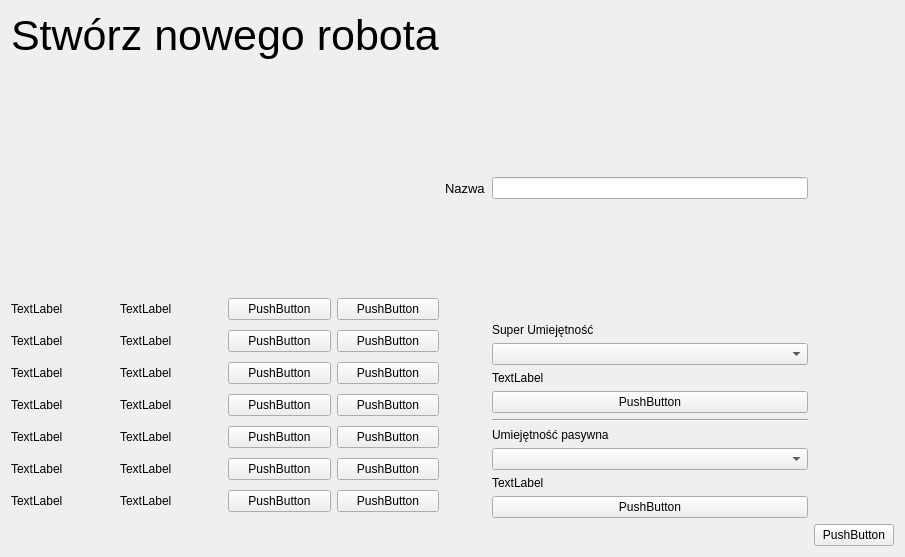
<?xml version="1.0" encoding="UTF-8"?>
<ui version="4.0">
 <class>FormNewRobot</class>
 <widget class="QWidget" name="FormNewRobot">
  <property name="geometry">
   <rect>
    <x>0</x>
    <y>0</y>
    <width>905</width>
    <height>557</height>
   </rect>
  </property>
  <property name="windowTitle">
   <string>Form</string>
  </property>
  <layout class="QGridLayout" name="gridLayout">
   <item row="5" column="2">
    <widget class="QComboBox" name="comboBox"/>
   </item>
   <item row="6" column="2">
    <widget class="QLabel" name="label_18">
     <property name="text">
      <string>TextLabel</string>
     </property>
    </widget>
   </item>
   <item row="12" column="2">
    <widget class="QPushButton" name="pushButton_16">
     <property name="text">
      <string>PushButton</string>
     </property>
    </widget>
   </item>
   <item row="3" column="1">
    <spacer name="verticalSpacer_2">
     <property name="orientation">
      <enum>Qt::Vertical</enum>
     </property>
     <property name="sizeHint" stdset="0">
      <size>
       <width>20</width>
       <height>40</height>
      </size>
     </property>
    </spacer>
   </item>
   <item row="2" column="1">
    <widget class="QLabel" name="label_3">
     <property name="font">
      <font>
       <pointsize>10</pointsize>
      </font>
     </property>
     <property name="text">
      <string>Nazwa</string>
     </property>
    </widget>
   </item>
   <item row="7" column="2">
    <widget class="QPushButton" name="pushButton_15">
     <property name="text">
      <string>PushButton</string>
     </property>
    </widget>
   </item>
   <item row="9" column="2">
    <widget class="QLabel" name="label_20">
     <property name="text">
      <string>Umiejętność pasywna</string>
     </property>
    </widget>
   </item>
   <item row="1" column="2">
    <spacer name="verticalSpacer">
     <property name="orientation">
      <enum>Qt::Vertical</enum>
     </property>
     <property name="sizeHint" stdset="0">
      <size>
       <width>20</width>
       <height>40</height>
      </size>
     </property>
    </spacer>
   </item>
   <item row="8" column="2">
    <widget class="Line" name="line">
     <property name="orientation">
      <enum>Qt::Horizontal</enum>
     </property>
    </widget>
   </item>
   <item row="0" column="0">
    <widget class="QLabel" name="label_2">
     <property name="font">
      <font>
       <pointsize>32</pointsize>
      </font>
     </property>
     <property name="text">
      <string>Stwórz nowego robota</string>
     </property>
    </widget>
   </item>
   <item row="2" column="0">
    <widget class="QLabel" name="label">
     <property name="minimumSize">
      <size>
       <width>200</width>
       <height>200</height>
      </size>
     </property>
     <property name="maximumSize">
      <size>
       <width>200</width>
       <height>200</height>
      </size>
     </property>
     <property name="text">
      <string/>
     </property>
     <property name="pixmap">
      <pixmap>:/images/avatarRobot.png</pixmap>
     </property>
    </widget>
   </item>
   <item row="4" column="2">
    <widget class="QLabel" name="label_21">
     <property name="text">
      <string>Super Umiejętność</string>
     </property>
    </widget>
   </item>
   <item row="2" column="2">
    <widget class="QLineEdit" name="lineEdit"/>
   </item>
   <item row="10" column="2">
    <widget class="QComboBox" name="comboBox_2"/>
   </item>
   <item row="11" column="2">
    <widget class="QLabel" name="label_19">
     <property name="text">
      <string>TextLabel</string>
     </property>
    </widget>
   </item>
   <item row="3" column="0" rowspan="10">
    <layout class="QGridLayout" name="gridLayout_2">
     <item row="6" column="2">
      <widget class="QPushButton" name="pushButton_7">
       <property name="text">
        <string>PushButton</string>
       </property>
      </widget>
     </item>
     <item row="0" column="2">
      <widget class="QPushButton" name="pushButton">
       <property name="text">
        <string>PushButton</string>
       </property>
      </widget>
     </item>
     <item row="6" column="1">
      <widget class="QLabel" name="label_17">
       <property name="text">
        <string>TextLabel</string>
       </property>
      </widget>
     </item>
     <item row="2" column="1">
      <widget class="QLabel" name="label_13">
       <property name="text">
        <string>TextLabel</string>
       </property>
      </widget>
     </item>
     <item row="4" column="2">
      <widget class="QPushButton" name="pushButton_5">
       <property name="text">
        <string>PushButton</string>
       </property>
      </widget>
     </item>
     <item row="3" column="2">
      <widget class="QPushButton" name="pushButton_4">
       <property name="text">
        <string>PushButton</string>
       </property>
      </widget>
     </item>
     <item row="4" column="1">
      <widget class="QLabel" name="label_15">
       <property name="text">
        <string>TextLabel</string>
       </property>
      </widget>
     </item>
     <item row="1" column="2">
      <widget class="QPushButton" name="pushButton_2">
       <property name="text">
        <string>PushButton</string>
       </property>
      </widget>
     </item>
     <item row="5" column="2">
      <widget class="QPushButton" name="pushButton_6">
       <property name="text">
        <string>PushButton</string>
       </property>
      </widget>
     </item>
     <item row="2" column="2">
      <widget class="QPushButton" name="pushButton_3">
       <property name="text">
        <string>PushButton</string>
       </property>
      </widget>
     </item>
     <item row="3" column="1">
      <widget class="QLabel" name="label_14">
       <property name="text">
        <string>TextLabel</string>
       </property>
      </widget>
     </item>
     <item row="0" column="1">
      <widget class="QLabel" name="label_11">
       <property name="text">
        <string>TextLabel</string>
       </property>
      </widget>
     </item>
     <item row="1" column="1">
      <widget class="QLabel" name="label_12">
       <property name="text">
        <string>TextLabel</string>
       </property>
      </widget>
     </item>
     <item row="1" column="0">
      <widget class="QLabel" name="label_5">
       <property name="text">
        <string>TextLabel</string>
       </property>
      </widget>
     </item>
     <item row="2" column="0">
      <widget class="QLabel" name="label_6">
       <property name="text">
        <string>TextLabel</string>
       </property>
      </widget>
     </item>
     <item row="3" column="0">
      <widget class="QLabel" name="label_7">
       <property name="text">
        <string>TextLabel</string>
       </property>
      </widget>
     </item>
     <item row="0" column="0">
      <widget class="QLabel" name="label_4">
       <property name="text">
        <string>TextLabel</string>
       </property>
      </widget>
     </item>
     <item row="5" column="0">
      <widget class="QLabel" name="label_9">
       <property name="text">
        <string>TextLabel</string>
       </property>
      </widget>
     </item>
     <item row="6" column="0">
      <widget class="QLabel" name="label_10">
       <property name="text">
        <string>TextLabel</string>
       </property>
      </widget>
     </item>
     <item row="5" column="1">
      <widget class="QLabel" name="label_16">
       <property name="text">
        <string>TextLabel</string>
       </property>
      </widget>
     </item>
     <item row="4" column="0">
      <widget class="QLabel" name="label_8">
       <property name="text">
        <string>TextLabel</string>
       </property>
      </widget>
     </item>
     <item row="0" column="3">
      <widget class="QPushButton" name="pushButton_8">
       <property name="text">
        <string>PushButton</string>
       </property>
      </widget>
     </item>
     <item row="1" column="3">
      <widget class="QPushButton" name="pushButton_9">
       <property name="text">
        <string>PushButton</string>
       </property>
      </widget>
     </item>
     <item row="2" column="3">
      <widget class="QPushButton" name="pushButton_10">
       <property name="text">
        <string>PushButton</string>
       </property>
      </widget>
     </item>
     <item row="3" column="3">
      <widget class="QPushButton" name="pushButton_11">
       <property name="text">
        <string>PushButton</string>
       </property>
      </widget>
     </item>
     <item row="4" column="3">
      <widget class="QPushButton" name="pushButton_12">
       <property name="text">
        <string>PushButton</string>
       </property>
      </widget>
     </item>
     <item row="5" column="3">
      <widget class="QPushButton" name="pushButton_13">
       <property name="text">
        <string>PushButton</string>
       </property>
      </widget>
     </item>
     <item row="6" column="3">
      <widget class="QPushButton" name="pushButton_14">
       <property name="text">
        <string>PushButton</string>
       </property>
      </widget>
     </item>
    </layout>
   </item>
   <item row="0" column="2">
    <spacer name="horizontalSpacer">
     <property name="orientation">
      <enum>Qt::Horizontal</enum>
     </property>
     <property name="sizeHint" stdset="0">
      <size>
       <width>40</width>
       <height>20</height>
      </size>
     </property>
    </spacer>
   </item>
   <item row="13" column="3">
    <widget class="QPushButton" name="pushButton_18">
     <property name="text">
      <string>PushButton</string>
     </property>
    </widget>
   </item>
  </layout>
 </widget>
 <resources/>
 <connections/>
</ui>
